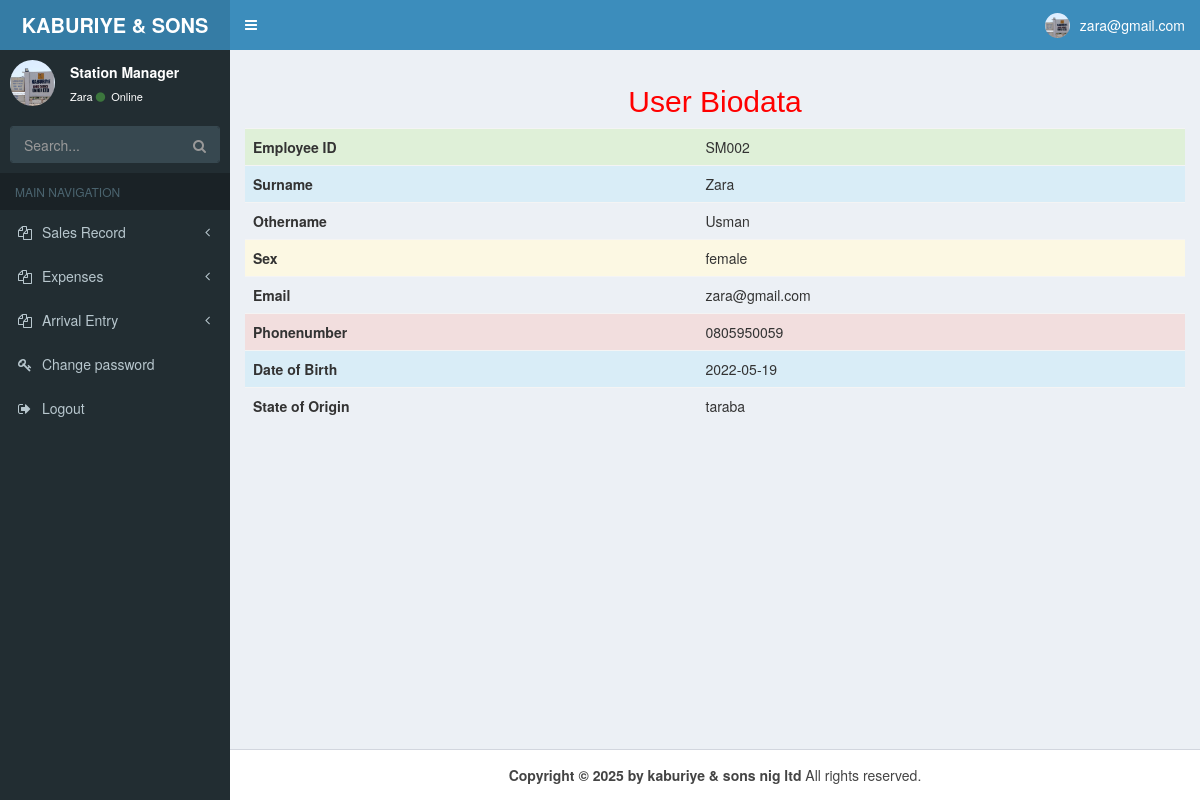
Screenshot of /sm_login_home.php (signed in) with the database file from the repository.
### tables this page shows
CREATE TABLE `station_manager` (
  `ID` int(50) NOT NULL,
  `employee_id` varchar(45) NOT NULL,
  `station_id` varchar(50) NOT NULL,
  `surname` varchar(50) NOT NULL,
  `othername` varchar(50) NOT NULL,
  `sex` varchar(6) NOT NULL,
  `dob` varchar(10) NOT NULL,
  `state_origin` varchar(20) NOT NULL,
  `local_government` varchar(60) NOT NULL,
  `religion` varchar(15) NOT NULL,
  `phonenumber` varchar(16) NOT NULL,
  `email` varchar(70) NOT NULL,
  `password` varchar(100) NOT NULL
);

### sm_login_home.php (the view, shortened to what this page needs)
<?php
require __DIR__ . "/config/database.php";
$user = $_SESSION['station']['station_id'];
$profile = mysqli_query($conn, "SELECT * from station_manager where station_id='$user'");
$fetch = mysqli_fetch_assoc($profile);
?>
<!DOCTYPE html>
<html>
<head>
  <link rel="stylesheet" href="css/bootstrap.min.css">
  <link rel="stylesheet" href="css/font-awesome.min.css">
  <link rel="stylesheet" href="css/ionicons.min.css">
  <link rel="stylesheet" href="css/AdminLTE.min.css">
  <link rel="stylesheet" href="css/_all-skins.min.css">
</head>
<body class="hold-transition skin-blue sidebar-mini">
  <div class="wrapper">
    <header class="main-header">
      <a href="sm_login_home.php" class="logo">
        <span class="logo-lg"><b>KABURIYE & SONS NIG LTD</b></span>
      </a>
      <nav class="navbar navbar-static-top">
        <a href="#" class="sidebar-toggle" data-toggle="push-menu" role="button">
        </a>
        <div class="navbar-custom-menu">
          <ul class="nav navbar-nav">
            <li class="dropdown user user-menu">
              <a href="#" class="dropdown-toggle" data-toggle="dropdown">
                <img src="images/admin.jpg" class="user-image" alt="User Image">
                <span class="hidden-xs">
                  <?php echo "$fetch[email]"; ?>
                </span>
              </a>
            </li>
          </ul>
        </div>
      </nav>
    </header>
    <aside class="main-sidebar">
      <section class="sidebar">
        <div class="user-panel">
          <div class="pull-left image">
            <img src="images/admin.jpg" class="img-circle" alt="User Image">
          </div>
          <div class="pull-left info">
            <p>Station Manager </p>
            <a href="#">
              <?php echo "$fetch[surname]"; ?> <i class="fa fa-circle text-success"></i> Online
            </a>
          </div>
        </div>
        <form action="#" method="get" class="sidebar-form">
          <div class="input-group">
            <input type="text" name="q" class="form-control" placeholder="Search...">
            <span class="input-group-btn">
              <button type="submit" name="search" id="search-btn" class="btn btn-flat"><i class="fa fa-search"></i>
              </button>
            </span>
          </div>
        </form>
        <ul class="sidebar-menu" data-widget="tree">
          <li class="header">MAIN NAVIGATION</li>
          <li class="treeview">
            <a href="#">
              <i class="fa fa-files-o"></i> <span> Sales Record</span>
              <span class="pull-right-container">
                <small class="fa fa-angle-left pull-right "></small>
              </span>
            </a>
          </li>
          <li class="treeview">
            <a href="#">
              <i class="fa fa-files-o"></i> <span> Expenses</span>
              <span class="pull-right-container">
                <small class="fa fa-angle-left pull-right "></small>
              </span>
            </a>
          </li>
          <li class="treeview">
            <a href="#">
              <i class="fa fa-files-o"></i> <span> Arrival Entry</span>
              <span class="pull-right-container">
                <small class="fa fa-angle-left pull-right "></small>
              </span>
            </a>
          </li>
          <li>
            <a href="sm_cpassword.php">
              <i class="fa fa-key"></i> <span>Change password</span>
            </a>
          </li>
          <li>
            <a href="sm_logout.php">
              <i class="fa fa-sign-out"></i> <span>Logout</span>
            </a>
          </li>
      </section>
    </aside>
    <div class="content-wrapper">
      <section class="content">
        <h2 align="center" style="color:red;"> User Biodata</h2>
        <table class="table  table-hover">
          <tr class="success">
            <th> Employee ID </th>
            <td>
              <?php echo "$fetch[employee_id]"; ?>
            </td>
          </tr>
          <tr class="info">
            <th> Surname</th>
            <td>
              <?php echo "$fetch[surname]"; ?>
            </td>
          </tr>
          <tr>
            <th> Othername</th>
            <td>
              <?php echo "$fetch[othername]"; ?>
            </td>
          </tr>
          <tr class="warning">
            <th> Sex</th>
            <td>
              <?php echo "$fetch[sex]"; ?>
            </td>
          </tr>
          <tr>
            <th> Email</th>
            <td>
              <?php echo "$fetch[email]"; ?>
            </td>
          </tr>
          <tr class="danger">
            <th>Phonenumber </th>
            <td>
              <?php echo "$fetch[phonenumber]"; ?>
            </td>
          </tr>
          <tr class="info">
            <th> Date of Birth</th>
            <td>
              <?php echo "$fetch[dob]"; ?>
            </td>
          </tr>
          <tr>
            <th> State of Origin</th>
            <td>
              <?php echo "$fetch[state_origin]"; ?>
            </td>
        </table>
      </section>
    </div>
    <footer class="main-footer">
      <center> <strong>Copyright &copy; 2025 by kaburiye & sons nig ltd</strong> All rights reserved.</center>
    </footer>
  </div>
</body>
</html>

### rows the page displays
station_manager: email "zara@gmail.com", surname "Zara", employee "SM002", othername "Usman", sex "female", phonenumber "0805950059", dob "2022-05-19", state_origin "taraba"
